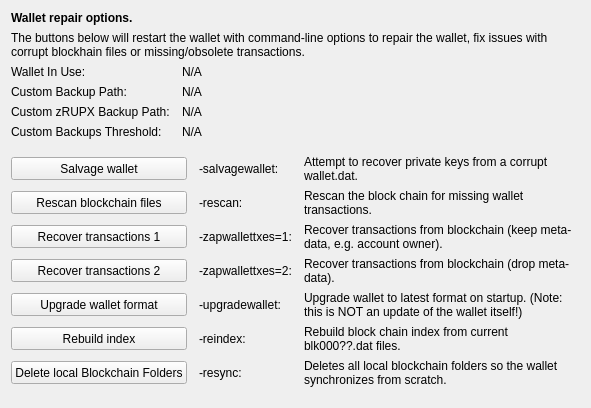
     <widget class="QWidget" name="tab_repair">
      <attribute name="title">
       <string>&amp;Wallet Repair</string>
      </attribute>
      <layout class="QGridLayout" name="gridLayout_4" columnstretch="0,0,0,0">
       <property name="horizontalSpacing">
        <number>12</number>
       </property>
       <item row="0" column="0" colspan="4">
        <widget class="QLabel" name="label_repair_header">
         <property name="font">
          <font>
           <weight>75</weight>
           <bold>true</bold>
          </font>
         </property>
         <property name="text">
          <string>Wallet repair options.</string>
         </property>
        </widget>
       </item>
       <item row="1" column="0" colspan="4">
        <widget class="QLabel" name="label_repair_helptext">
         <property name="font">
          <font>
           <weight>50</weight>
           <bold>false</bold>
          </font>
         </property>
         <property name="text">
          <string>The buttons below will restart the wallet with command-line options to repair the wallet, fix issues with corrupt blockhain files or missing/obsolete transactions.</string>
         </property>
         <property name="wordWrap">
          <bool>true</bool>
         </property>
        </widget>
       </item>
       <item row="2" column="0">
        <widget class="QLabel" name="wallet_path_label">
         <property name="text">
          <string>Wallet In Use:</string>
         </property>
        </widget>
       </item>
       <item row="2" column="1" colspan="3">
        <widget class="QLabel" name="wallet_path">
         <property name="cursor">
          <cursorShape>IBeamCursor</cursorShape>
         </property>
         <property name="text">
          <string>N/A</string>
         </property>
         <property name="textFormat">
          <enum>Qt::PlainText</enum>
         </property>
         <property name="textInteractionFlags">
          <set>Qt::LinksAccessibleByMouse|Qt::TextSelectableByKeyboard|Qt::TextSelectableByMouse</set>
         </property>
        </widget>
       </item>
       <item row="3" column="0">
        <widget class="QLabel" name="wallet_custombackuppath_label">
         <property name="text">
          <string>Custom Backup Path:</string>
         </property>
         <property name="visible">
          <bool>false</bool>
         </property>
        </widget>
       </item>
       <item row="3" column="1" colspan="3">
        <widget class="QLabel" name="wallet_custombackuppath">
         <property name="cursor">
          <cursorShape>IBeamCursor</cursorShape>
         </property>
         <property name="text">
          <string>N/A</string>
         </property>
         <property name="textFormat">
          <enum>Qt::PlainText</enum>
         </property>
         <property name="textInteractionFlags">
          <set>Qt::LinksAccessibleByMouse|Qt::TextSelectableByKeyboard|Qt::TextSelectableByMouse</set>
         </property>
         <property name="visible">
          <bool>false</bool>
         </property>
        </widget>
       </item>
       <item row="4" column="0">
        <widget class="QLabel" name="wallet_customzrupxbackuppath_label">
         <property name="text">
          <string>Custom zRUPX Backup Path:</string>
         </property>
         <property name="visible">
          <bool>false</bool>
         </property>
        </widget>
       </item>
       <item row="4" column="1" colspan="3">
        <widget class="QLabel" name="wallet_customzrupxbackuppath">
         <property name="cursor">
          <cursorShape>IBeamCursor</cursorShape>
         </property>
         <property name="text">
          <string>N/A</string>
         </property>
         <property name="textFormat">
          <enum>Qt::PlainText</enum>
         </property>
         <property name="textInteractionFlags">
          <set>Qt::LinksAccessibleByMouse|Qt::TextSelectableByKeyboard|Qt::TextSelectableByMouse</set>
         </property>
         <property name="visible">
          <bool>false</bool>
         </property>
        </widget>
       </item>
       <item row="5" column="0">
        <widget class="QLabel" name="wallet_custombackupthreshold_label">
         <property name="text">
          <string>Custom Backups Threshold:</string>
         </property>
         <property name="visible">
          <bool>false</bool>
         </property>
        </widget>
       </item>
       <item row="5" column="1" colspan="3">
        <widget class="QLabel" name="wallet_custombackupthreshold">
         <property name="cursor">
          <cursorShape>IBeamCursor</cursorShape>
         </property>
         <property name="text">
          <string>N/A</string>
         </property>
         <property name="textFormat">
          <enum>Qt::PlainText</enum>
         </property>
         <property name="textInteractionFlags">
          <set>Qt::LinksAccessibleByMouse|Qt::TextSelectableByKeyboard|Qt::TextSelectableByMouse</set>
         </property>
         <property name="visible">
          <bool>false</bool>
         </property>
        </widget>
       </item>
       <item row="6" column="0">
        <spacer name="verticalSpacer_repair1">
         <property name="orientation">
          <enum>Qt::Vertical</enum>
         </property>
         <property name="sizeHint" stdset="0">
          <size>
           <width>10</width>
           <height>10</height>
          </size>
         </property>
        </spacer>
       </item>
       <item row="7" column="0" colspan="2">
        <widget class="QPushButton" name="btn_salvagewallet">
         <property name="minimumSize">
          <size>
           <width>100</width>
           <height>23</height>
          </size>
         </property>
         <property name="text">
          <string>Salvage wallet</string>
         </property>
        </widget>
       </item>
       <item row="7" column="2">
        <widget class="QLabel" name="label_repair_salvage_command">
         <property name="text">
          <string notr="true">-salvagewallet:</string>
         </property>
        </widget>
       </item>
       <item row="7" column="3">
        <widget class="QLabel" name="label_repair_salvage">
         <property name="text">
          <string>Attempt to recover private keys from a corrupt wallet.dat.</string>
         </property>
         <property name="wordWrap">
          <bool>true</bool>
         </property>
        </widget>
       </item>
       <item row="8" column="0" colspan="2">
        <widget class="QPushButton" name="btn_rescan">
         <property name="minimumSize">
          <size>
           <width>100</width>
           <height>23</height>
          </size>
         </property>
         <property name="text">
          <string>Rescan blockchain files</string>
         </property>
        </widget>
       </item>
       <item row="8" column="2">
        <widget class="QLabel" name="label_repair_rescan_command">
         <property name="text">
          <string notr="true">-rescan:</string>
         </property>
        </widget>
       </item>
       <item row="8" column="3">
        <widget class="QLabel" name="label_repair_rescan">
         <property name="text">
          <string>Rescan the block chain for missing wallet transactions.</string>
         </property>
         <property name="wordWrap">
          <bool>true</bool>
         </property>
        </widget>
       </item>
       <item row="9" column="0" colspan="2">
        <widget class="QPushButton" name="btn_zapwallettxes1">
         <property name="minimumSize">
          <size>
           <width>100</width>
           <height>23</height>
          </size>
         </property>
         <property name="text">
          <string>Recover transactions 1</string>
         </property>
        </widget>
       </item>
       <item row="9" column="2">
        <widget class="QLabel" name="label_repair_zap1_command">
         <property name="text">
          <string notr="true">-zapwallettxes=1:</string>
         </property>
        </widget>
       </item>
       <item row="9" column="3">
        <widget class="QLabel" name="label_repair_zap1">
         <property name="text">
          <string>Recover transactions from blockchain (keep meta-data, e.g. account owner).</string>
         </property>
         <property name="wordWrap">
          <bool>true</bool>
         </property>
        </widget>
       </item>
       <item row="10" column="0" colspan="2">
        <widget class="QPushButton" name="btn_zapwallettxes2">
         <property name="minimumSize">
          <size>
           <width>100</width>
           <height>23</height>
          </size>
         </property>
         <property name="text">
          <string>Recover transactions 2</string>
         </property>
        </widget>
       </item>
       <item row="10" column="2">
        <widget class="QLabel" name="label_repair_zap2_command">
         <property name="text">
          <string notr="true">-zapwallettxes=2:</string>
         </property>
        </widget>
       </item>
       <item row="10" column="3">
        <widget class="QLabel" name="label_repair_zap2">
         <property name="text">
          <string>Recover transactions from blockchain (drop meta-data).</string>
         </property>
         <property name="wordWrap">
          <bool>true</bool>
         </property>
        </widget>
       </item>
       <item row="11" column="0" colspan="2">
        <widget class="QPushButton" name="btn_upgradewallet">
         <property name="minimumSize">
          <size>
           <width>100</width>
           <height>23</height>
          </size>
         </property>
         <property name="text">
          <string>Upgrade wallet format</string>
         </property>
        </widget>
       </item>
       <item row="11" column="2">
        <widget class="QLabel" name="label_repair_upgrade_command">
         <property name="text">
          <string notr="true">-upgradewallet:</string>
         </property>
        </widget>
       </item>
       <item row="11" column="3">
        <widget class="QLabel" name="label_repair_upgrade">
         <property name="text">
          <string>Upgrade wallet to latest format on startup. (Note: this is NOT an update of the wallet itself!)</string>
         </property>
         <property name="wordWrap">
          <bool>true</bool>
         </property>
        </widget>
       </item>
       <item row="12" column="0" colspan="2">
        <widget class="QPushButton" name="btn_reindex">
         <property name="minimumSize">
          <size>
           <width>100</width>
           <height>23</height>
          </size>
         </property>
         <property name="text">
          <string>Rebuild index</string>
         </property>
        </widget>
       </item>
       <item row="12" column="2">
        <widget class="QLabel" name="label_repair_reindex_command">
         <property name="text">
          <string notr="true">-reindex:</string>
         </property>
        </widget>
       </item>
       <item row="12" column="3">
        <widget class="QLabel" name="label_repair_reindex">
         <property name="text">
          <string>Rebuild block chain index from current blk000??.dat files.</string>
         </property>
         <property name="wordWrap">
          <bool>true</bool>
         </property>
        </widget>
       </item>
       <item row="13" column="0" colspan="2">
        <widget class="QPushButton" name="btn_resync">
         <property name="minimumSize">
          <size>
           <width>100</width>
           <height>23</height>
          </size>
         </property>
         <property name="text">
          <string>Delete local Blockchain Folders</string>
         </property>
        </widget>
       </item>
       <item row="13" column="2">
        <widget class="QLabel" name="label_repair_resync_command">
         <property name="text">
          <string>-resync:</string>
         </property>
        </widget>
       </item>
       <item row="13" column="3">
        <widget class="QLabel" name="label_repair_resync">
         <property name="text">
          <string>Deletes all local blockchain folders so the wallet synchronizes from scratch.</string>
         </property>
         <property name="wordWrap">
          <bool>true</bool>
         </property>
        </widget>
       </item>
       <item row="14" column="0">
        <spacer name="verticalSpacer_repair2">
         <property name="orientation">
          <enum>Qt::Vertical</enum>
         </property>
         <property name="sizeHint" stdset="0">
          <size>
           <width>20</width>
           <height>10</height>
          </size>
         </property>
        </spacer>
       </item>
      </layout>
     </widget>
